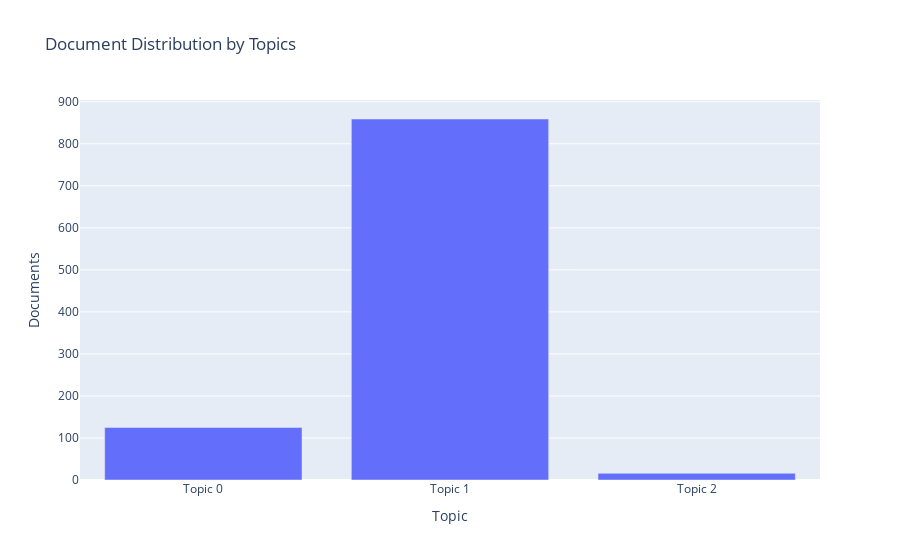

Notebook code cell kept with this figure:
### Code cell
plot_model(model=lda, plot = 'topic_distribution')

### Figure 1 — Plotly figure (JSON) as saved in the notebook; plotly's stock layout.template omitted (floating-point values rounded to 4 significant figures)
{"data": [{"alignmentgroup": "True", "customdata": [["character, story, good, even, well, seem, horror, many, would, show"], ["see, go, good, watch, time, well, really, bad, know, scene"], ["timon, adventure, experience, short, alice, stooge, treasure, young, wind, animal"]], "hovertemplate": "Topic=%{x}<br>Documents=%{y}<br>Keyword=%{customdata[0]}<extra></extra>", "legendgroup": "", "marker": {"color": "#636efa", "pattern": {"shape": ""}}, "name": "", "offsetgroup": "", "orientation": "v", "showlegend": false, "textposition": "auto", "type": "bar", "x": ["Topic 0", "Topic 1", "Topic 2"], "xaxis": "x", "y": [125, 859, 16], "yaxis": "y"}], "layout": {"barmode": "relative", "legend": {"tracegroupgap": 0}, "title": {"text": "Document Distribution by Topics"}, "xaxis": {"anchor": "y", "domain": [0, 1], "title": {"text": "Topic"}}, "yaxis": {"anchor": "x", "domain": [0, 1], "title": {"text": "Documents"}}}}
